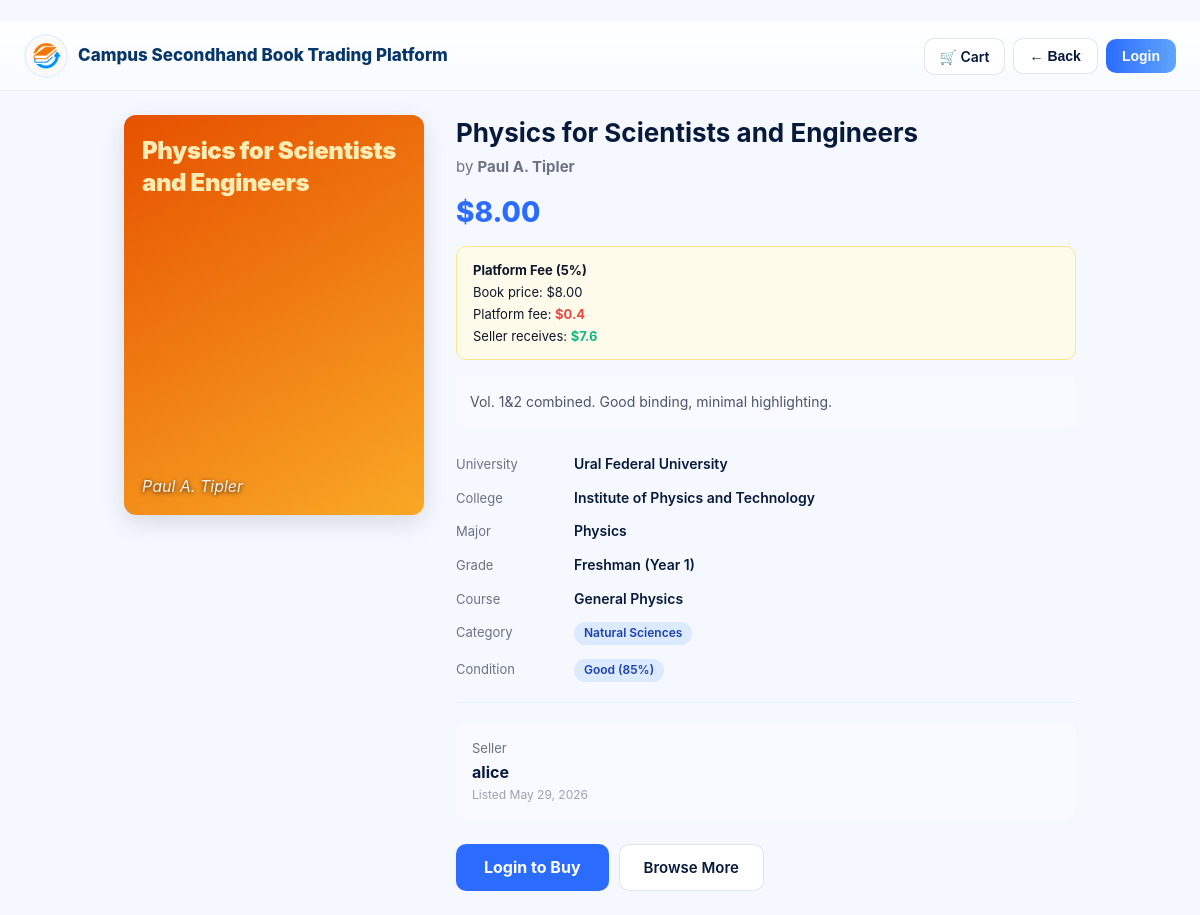
/book/19/, run on an earlier commit of the app's database.
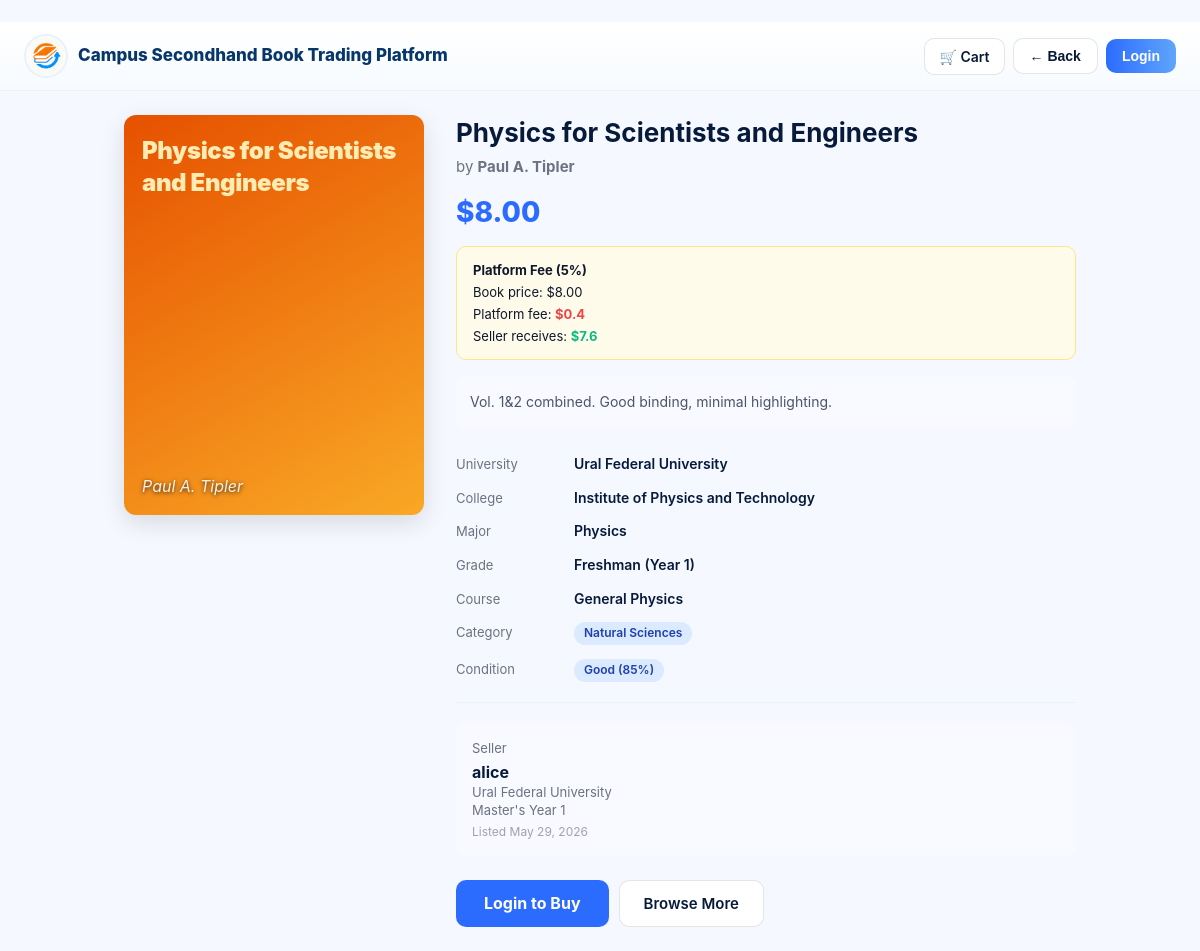
And on a later commit of the database.
### users/models.py (models this page shows, shortened)
class UserProfile(models.Model):
    GRADE_CHOICES = [
        ('elem', 'Elementary School'),
        ('middle', 'Middle School'),
        ('hs', 'High School'),
        ('1', 'Freshman (Year 1)'),
        ('2', 'Sophomore (Year 2)'),
        ('3', 'Junior (Year 3)'),
        ('4', 'Senior (Year 4)'),
        ('ms1', "Master's Year 1"),
        ('ms2', "Master's Year 2"),
        ('ms3', "Master's Year 3"),
        ('phd1', 'PhD Year 1'),
        ('phd2', 'PhD Year 2'),
        ('phd3', 'PhD Year 3'),
        ('phd4', 'PhD Year 4'),
        ('phd5', 'PhD Year 5+'),
    ]
    user = models.OneToOneField(User, on_delete=models.CASCADE, related_name='profile')
    university = models.ForeignKey(
        University, on_delete=models.SET_NULL, null=True, blank=True,
        verbose_name='University / 学校'
    )
    college = models.CharField(max_length=200, blank=True, verbose_name='College / Faculty / 学院')
    major = models.CharField(max_length=200, blank=True, verbose_name='Major / 专业')
    grade = models.CharField(
        max_length=10, choices=GRADE_CHOICES, blank=True,
        verbose_name='Grade / 年级'
    )
    bio = models.TextField(blank=True, verbose_name='Bio / 自我介绍')
    phone = models.CharField(max_length=20, blank=True, verbose_name='Phone / 电话')
    class Meta:
        verbose_name = 'User Profile / 用户资料'
        verbose_name_plural = 'User Profiles / 用户资料列表'
    @property
    def grade_label(self):
        return dict(self.GRADE_CHOICES).get(self.grade, '')

### books/models.py (models this page shows, shortened)
class University(models.Model):
    name = models.CharField(max_length=200, verbose_name='University Name')
    country = models.CharField(max_length=100, default='China', verbose_name='Country')
    abbreviation = models.CharField(max_length=20, blank=True, verbose_name='Abbreviation')
    description = models.TextField(blank=True, verbose_name='Description')
    is_featured = models.BooleanField(default=False, verbose_name='Featured (appears first)')
    class Meta:
        ordering = ['-is_featured', 'name']
        verbose_name = 'University'
        verbose_name_plural = 'Universities'

### books/views.py (the view)
# urls.py: path('book/<int:pk>/', views.book_detail, name='detail'),
def book_detail(request, pk):
    book = get_object_or_404(
        Book.objects.select_related('seller', 'seller__profile', 'university'),
        pk=pk
    )
    is_owner = request.user.is_authenticated and request.user == book.seller
    cart = request.session.get('cart', [])
    in_cart = pk in cart
    logger.info('Book detail: pk=%d by %s', pk, request.user)
    return render(request, 'detail.html', {
        'book': book,
        'is_owner': is_owner,
        'in_cart': in_cart,
        'cart_count': len(cart),
    })

### books/models.py (called while the page is built)
    @property
    def platform_fee_amount(self):
        if self.price:
            return round(float(self.price) * 0.05, 2)
        return 0.0

    @property
    def seller_receives(self):
        if self.price:
            return round(float(self.price) * 0.95, 2)
        return 0.0

### templates/detail.html (shortened to what the changed rows need)
﻿{% load static %}
<!DOCTYPE html>
<html lang="en">
<head>
  <link rel="stylesheet" href="{% static 'css/base.css' %}">
</head>
<body>
<div class="detail-page">
  <div class="detail-container">
    <div style="flex:1;">
      <h1 style="font-size:26px;color:#071a3a;margin-bottom:4px;">{{ book.title }}</h1>
      <div style="background:#f8faff;border-radius:10px;padding:16px;">
        <p style="font-size:13px;color:#6b7280;margin-bottom:4px;">Seller</p>
        <p style="font-weight:700;color:#071a3a;font-size:16px;">{{ book.seller.get_full_name|default:book.seller.username }}</p>
        {% with profile=book.seller.profile %}
        {% if profile.university %}<p style="font-size:13px;color:#6b7280;">{{ profile.university.name }}</p>{% endif %}
        {% if profile.grade %}<p style="font-size:13px;color:#6b7280;">{{ profile.grade_label }}</p>{% endif %}
        {% endwith %}
        <p style="font-size:12px;color:#9ca3af;margin-top:4px;">Listed {{ book.created_at|date:"M j, Y" }}</p>
      </div>
    </div>
  </div>
</div>
</body>
</html>

What changed in the data, as far as the page shows it:
now on this page (row edited): UserProfile: university.name "Ural Federal University", grade_label "Master's Year 1"
changed UserProfile: university_id empty → 21 (drawn); grade empty → "ms1" (drawn)
